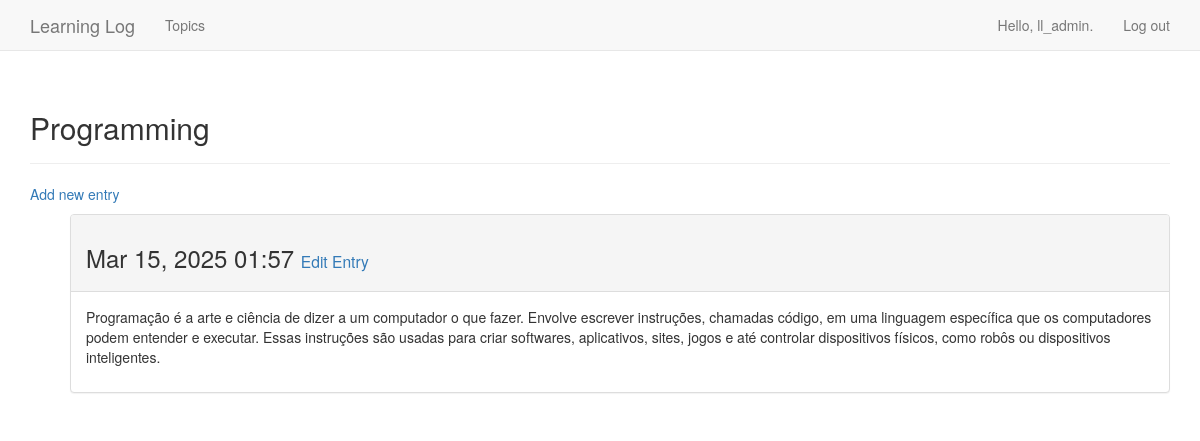
Page /topics/4/ (signed in) on the committed database.
### learning_logs/models.py (models this page shows, shortened)
class Topic(models.Model):
    text = models.CharField(max_length=150)
    date_added = models.DateTimeField(auto_now_add=True)
    owner = models.ForeignKey(User, on_delete=models.CASCADE)
    def __str__(self):
        return self.text

class Entry(models.Model):
    topic = models.ForeignKey(Topic, on_delete=models.CASCADE)
    text = models.TextField()
    data_added = models.DateTimeField(auto_now_add=True)
    class Meta:
        verbose_name_plural = 'entries'

### learning_logs/views.py (the view)
# urls.py: re_path(r'^topics/(?P<topic_id>\d+)/$', views.topic, name='topic'),
@login_required
def topic(request, topic_id):
    topic = Topic.objects.get(id=topic_id)
    if topic.owner != request.user:
        raise Http404
    entries = topic.entry_set.order_by('data_added')
    context = {'topic': topic, 'entries': entries}
    return render(request, 'learning_logs/topic.html', context)

### learning_logs/templates/learning_logs/topic.html
{% extends "learning_logs/base.html" %}
{% block header %}
<h2>{{ topic }}</h2>
{% endblock header %}
{% block content %}
<p>
    <a href="{% url 'learning_logs:new_entry' topic.id %}">
        Add new entry
    </a>
</p>
<ul>
    {% for entry in entries %}
    <div class="panel panel-default">
        <div class="panel-heading">
            <h3>
            {{ entry.data_added|date:'M d, Y H:i' }}
            <small>
            <a href="{% url 'learning_logs:edit_entry' entry.id %}">
                Edit Entry</a>
        </small>
        </h3>
        </div>
        <div class="panel-body">
            {{ entry.text|linebreaks }}
        </div>
    </div>
    {% empty %}
        There are no entries for this topic yet.
    {% endfor %}
</ul>
{% endblock content %}

### learning_logs/templates/learning_logs/base.html (shortened to what this page needs)
{% load bootstrap3 %}
<!DOCTYPE html>
<html lang="en">
<head>
    {% bootstrap_css %}
</head>
<body>
<nav class="navbar navbar-default navbar-static-top">
    <div class="container">
        <div class="navbar-header">
            <a class="navbar-brand" href="{% url 'learning_logs:index' %}">
                Learning Log</a>
        </div>
        <div id="navbar" class="navbar-collapse collapse">
            <ul class="nav navbar-nav">
                <li><a href="{% url 'learning_logs:topics' %}">Topics</a>
                </li>
            </ul>
            <ul class="nav navbar-nav navbar-right">
                {% if user.is_authenticated %}
                <li><a>Hello, {{ user.username }}.</a></li>
                <li>
                    <form method="post" action="{% url 'users:logout' %}">
                        <button type="submit" style="position: relative; display: block; padding: 15px;
                        color: #777; text-decoration: none; background-color: transparent; border: none;
                        cursor: pointer; font: inherit;"
                        onmouseover="this.style.color='#333';"
                        onmouseout="this.style.color='#777';">Log out
                        </button>
                    </form>
                </li>
                {% else %}
                <li><a href="{% url 'users:register' %}">Register</a></li>
                <li><a href="{% url 'users:login' %}">Log in</a></li>
                {% endif %}
            </ul>
        </div>
    </div>
</nav>
<div class="container">
    <div class="page-header">
        {% block header %}{% endblock header %}
    </div>
    <div>
        {% block content %}{% endblock content %}
    </div>
</div>
</body>
</html>

### rows in the picture
Topic: text "Programming"
Entry: data_added "Mar 15, 2025 01:57", text "Programação é a arte e ciência de dizer a um computador o que fazer. Envolve escrever instruções, chamadas código, em uma linguagem específica que os computadores podem entender e executar. Essas instruções são usadas para criar softwares, aplicativos, sites, jogos e até controlar dispositivos físicos, como robôs ou dispositivos inteligentes."

### other values in the picture
{{ user.username }} "ll_admin"
